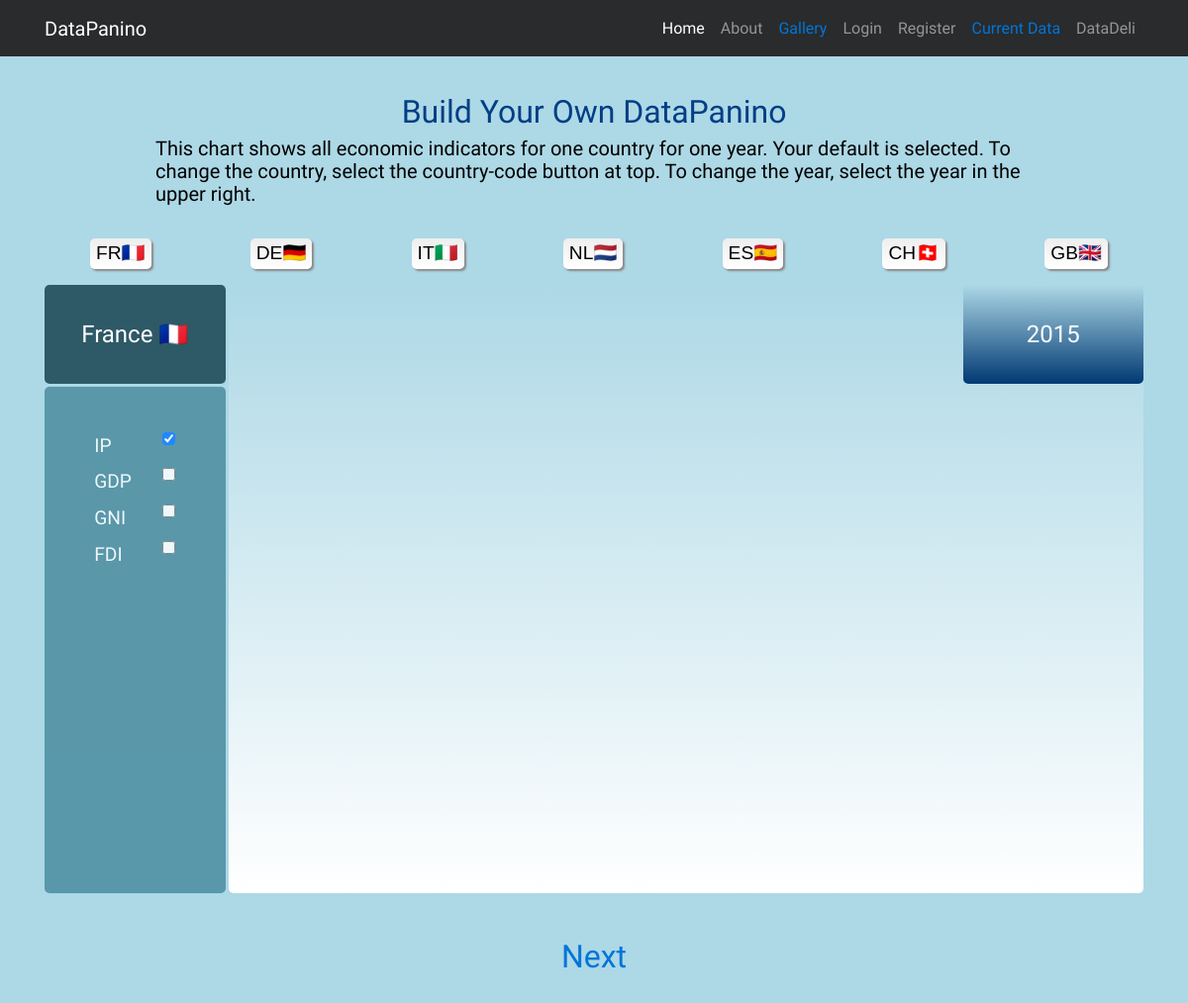
The page /country/france/IP/ on the database its author committed.
### analytics/models.py (models this page shows, shortened)
class Country(models.Model):
    name = models.CharField(max_length=100)
    slug = models.SlugField(max_length=100)
    code = models.CharField(max_length=2)
    flag = models.CharField(max_length=5, null=True, blank=True)    #TODO: Verify this works; or use a models. structure?
    def __str__(self):
        return f'{self.name} {self.flag}'

### analytics/views.py (the view)
# urls.py: url(r'^country/(?P<country>[\w-]+)/(?P<type>\w{0,5})/$', list_economic_snapshots, name='economic_snapshots'),
def list_economic_snapshots(request, country, type):    # country_code,
    selection = Country.objects.get(slug=country.lower())
    latest_year = selection.snapshots.all().aggregate(Max('year'))['year__max']
    chart_data = list(selection.snapshots.filter(year=latest_year).values())    # changed from from values_list to values(): need a dictionary.
    composite = set(EconomicSnapshot.objects.all().values_list('country__name', 'type', 'country__flag'))
    countries = sorted(Country.objects.all(), key=lambda c: c.name)
    indicators = OrderedDict()
    for snapshot in composite:
        indicator = snapshot[1].lower()
        try:
            indicators[indicator].append(snapshot)
        except KeyError:
            indicators[indicator] = [snapshot]  # Def by negation: Finds first instance of loop variable, then repeats.
    context = {'chart_data': chart_data,
               'selection': selection,
               'countries': countries,
               'indicators': indicators,
               'latest_year': latest_year,
               'type': type,
               }
    return render(request, 'country.html', context)

### templates/country.html (shortened to what this page needs)
{% extends "base.html" %}
{% load static %}
{% block content %}
<table class="table_country_detail" colspan="8">
	    <thead>
            <tr>
                <td>
                <div id="copywriting"> Build Your Own DataPanino</div>
                </td>
            </tr>
            <tr class="table_header">
                <th>
                    <p>
                        This chart shows all economic indicators for one country for one year. Your default is selected.
                        To change the country, select the country-code button at top. To change the year, select the year in the upper right.
                    </p>
                </th>
            </tr>
            <tr class="country_code">
                {% for country in countries %}
                    <td>
                    <button class="button_iso2">
                    {{ country.code|upper}}{{ country.flag }}
                    </button>
                    </td>
                {% endfor %}
            </tr>
	    </thead>
</table>
<div class="wrapper1">
  <div class="one">
    {{selection}}
  </div>
  <div class="two">
      <div class="svg-container1">
        <svg viewBox="0 0 960 500" class="chart">
      </svg>
      </div>
  </div>
  <div class="three indicator">
      {% for indicator, data in indicators.items %}
          <div id="{{ indicator }}">
        <label>{{ indicator }}</label>
            <input type="checkbox" class="indicator_checkbox" {% if type|lower == indicator %} checked="true" {% endif %}>
          </div>
      {% endfor %}
  </div>
  <div class="four">
    {{ latest_year }}
  </div>
   <div class="five">
        <div id="copywriting"><a href="{% url 'make_panini' slug="france" %}"> Next </a> </div>
   </div>
{% endblock %}

### templates/base.html (shortened to what this page needs)
<!DOCTYPE html>
<html lang="en">
{% load static %}
<head>
    <link href="{% static 'vendor/bootstrap/css/bootstrap.min.css' %}" rel="stylesheet">
    <link rel="stylesheet" type="text/css" href="{% static 'css/styles.css' %}">
    <link rel="stylesheet" type="text/css" href="{% static 'css/styles_panini.css' %}">
    <link rel="stylesheet" href="https://code.jquery.com/ui/1.12.1/themes/base/jquery-ui.css">
</head>
    <body>
        {%  include "nav.html" %}
         <div class="all_container">
        {% include "nav.html" %}
         <section class="container content">
            {% block content %}
            {% endblock %}
     </section>
    </body>
</html>

### templates/nav.html (shortened to what this page needs)
<!DOCTYPE html>
<html lang="en">
{% load static %}
<head>
    <link rel="stylesheet" type="text/css" href="{% static 'css/styles.css' %}">
</head>
<body>
    <nav class="navbar fixed-top navbar-toggleable-md navbar-inverse bg-inverse">
        <div class="container">
            <a class="navbar-brand" href="{% url 'home' %}">DataPanino</a>
            <div class="collapse navbar-collapse" id="navbarExample">
                <ul class="navbar-nav ml-auto">
                    <li class="nav-item active">
                        <a class="nav-link" href="{% url 'home' %}">Home <span class="sr-only">(current)</span></a>
                    </li>
                    <li class="nav-item">
                        <a class="nav-link" href="{% url 'about' %}">About</a>
                    </li>
                    <li>
                        <div class="nav-link"> <a href={% url 'gallery'%}> Gallery </a> </div>
                    </li>
                    {% if request.user.is_authenticated %}
                        <li class="nav-item">
                        <a class="nav-link" href="{% url 'accounts:logout' %}">Logout</a>
                    {% else %}
                        <li class="nav-item">
                        <a class="nav-link" href="{% url 'accounts:login' %}">Login</a>
                        </li>
                    {% endif %}
                    <li class="nav-item">
                        <a class="nav-link" href="{% url 'accounts:register' %}">Register</a>
                    </li>
                    <li class="nav-item">
                        <div class="nav-link"><a href="/country/italy/ip/"> Current Data </a> </div>
                    </li>
                    <li class="nav-item">
                        <a class="nav-link" href="{% url 'composite' %}">DataDeli</a>
                    </li>
                </ul>
            </div>
        </div>
    </nav>
</body>
</html>

### static/css/styles.css (style rules this page uses)
p { font-size: larger; font-family: Signika; font-size: 20px; font-style: normal; font-variant: normal; font-weight: 300; line-height: 23px; }
li { font-size: larger; font-family: Signika; font-size: 16px; font-style: normal; font-variant: normal; font-weight: 300; line-height: 25px; }
#copywriting { display: flex; justify-content: center; font-size: xx-large ; font-family: Signika; padding-top: 2%; font-style: normal; color: #013E85; }
.table_header { display: flex; flex-direction: row; width: 80%; margin:auto; }
.table_header th { color: #000000; }
.table_country_detail { display: table; align-items: center; justify-content: center; width: 100%; }
.country_code { display: flex; flex-direction: row; justify-content: space-between; width: 100%; margin: 5px; padding: 10px; border-radius: 5px; }
.button_iso2 { display: flex; flex-direction: row; text-align: center; background-color: #EEEEEE; margin-left: 30px; margin-right: 30px; border: 2px; border-radius: 5px; box-shadow: 2px 2px 2px #888888; background: #EEEEEE; background: -webkit-linear-gradient(#EEEEEE, #FFFFFF); background: -o-linear-gradient(#EEEEEE, #FFFFFF); background: -moz-linear-gradient(#EEEEEE, #FFFFFF); background: linear-gradient(#EEEEEE, #FFFFFF); }
.content { display: flex; flex-direction: column; margin-bottom: 50px; }
nav { padding-top: 100px; }
body { padding-top: 100px; background: #ADD8E6; font-family: "Signika", Verdana, Arial, sans-serif; font-size: larger; }
@media (min-width: 992px) { body { padding-top: 56px; } }
.all_container { display: flex; flex-direction: column; flex-wrap: wrap; height: 100%; width: 100%; position: relative; max-width: 100%; padding: 10px; }
label { display: block; }
.indicator div { display: flex; justify-content: space-between; align-items: flex-start; width: 45%; text-transform: uppercase; }
.chart { display: block; float: right; width: 100%; height: 100%; }
.svg-container1 { display: flex; flex-direction: row; padding-left: 10%; justify-content: flex-end; height: 100%; width: 100%; }
.indicator_checkbox { padding-top: 10px ; vertical-align: middle; }
.wrapper1 { display: grid; flex-direction: column; grid-template-columns: repeat(6, 1fr); grid-gap: 3px; grid-auto-rows: minmax(100px, auto); }
.one { display:flex; grid-column: 1 / 1; grid-row: 1; align-items: center; justify-content: center; color: #FFFFFF; background-color: #2E5966; font-size: x-large; border-radius: 5px; }
.two { display: flex; justify-content: space-around; grid-column: 2 / 7; grid-row: 1 / 7; color: black; font-size: larger ; background-color: #FFFFFF; background: -webkit-linear-gradient(#ADD8E6, #FFFFFF); background: -o-linear-gradient(#ADD8E6, #FFFFFF); background: -moz-linear-gradient(#ADD8E6, #FFFFFF); background: linear-gradient(#ADD8E6, #FFFFFF); border-radius: 5px; }
.three { display:flex; flex-direction: column; vertical-align: top; justify-content: flex-start ; align-items: center; padding-top: 25%; grid-row: 2 / 7; grid-column: 1; background-color: #45879B; color: #FFFFFF; border-radius: 5px; opacity: .8; }
.four { display:flex; align-items: center; justify-content: center; grid-column: 6 / 7; grid-row: 1 / 1; color: #FFFFFF; font-size: x-large; background-image: linear-gradient(#ADD8E6, #003973); background-color: #003973; border-radius: 5px; }
.five { display: flex; align-items: center; justify-content: center; grid-column: 1 / 7; grid-row: 7 / 7; }

### static/css/styles_panini.css (style rules this page uses)
body { width: 100%; margin-left: auto; margin-right: auto; }

### rows shown on the page
Country: code "FR", flag "🇫🇷", name+flag "France 🇫🇷"
Country: code "DE", flag "🇩🇪"
Country: code "IT", flag "🇮🇹"
Country: code "NL", flag "🇳🇱"
Country: code "ES", flag "🇪🇸"
Country: code "CH", flag "🇨🇭"
Country: code "GB", flag "🇬🇧"

### other values the page prints
{{ indicator }} "IP" "GDP" "GNI" "FDI"
{{ latest_year }} "2015"
